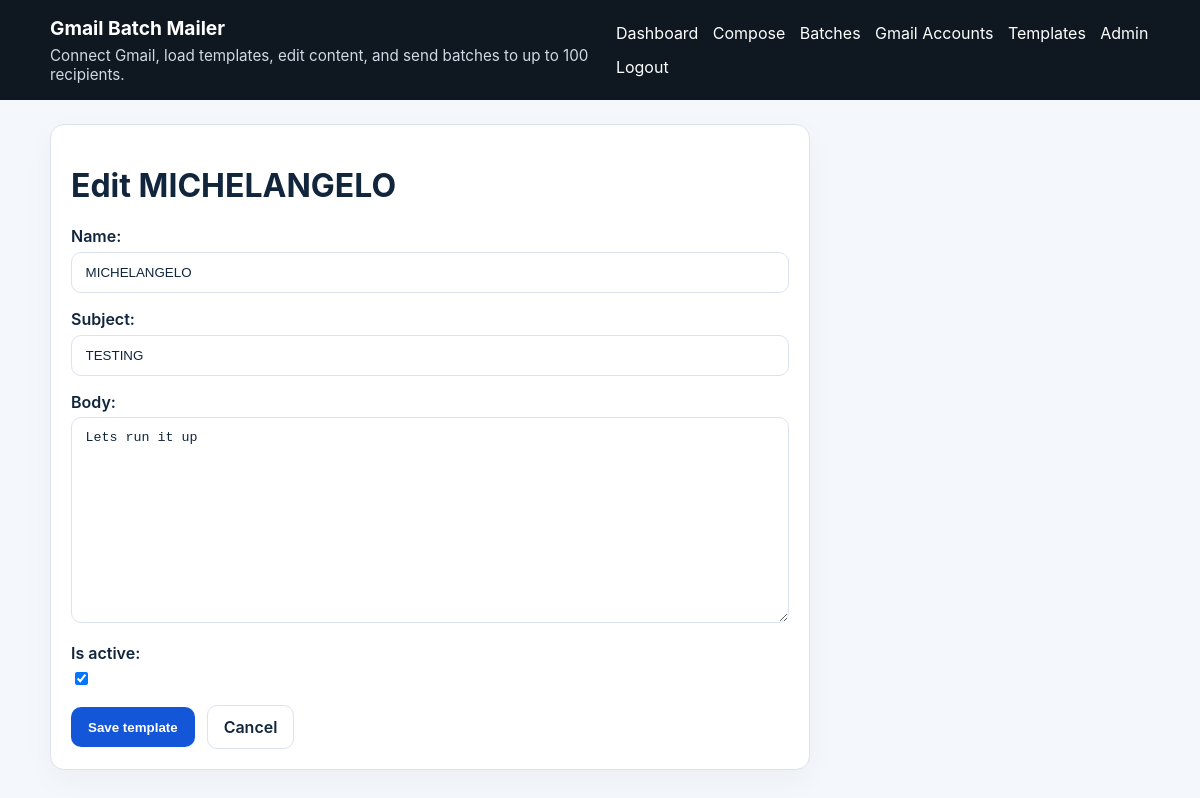
Screenshot of /templates/3/edit/ (signed in) with the database file from the repository.
### mailer/models.py (models this page shows, shortened)
class EmailTemplate(models.Model):
    name = models.CharField(max_length=150, unique=True)
    subject = models.CharField(max_length=255)
    body = models.TextField()
    is_active = models.BooleanField(default=True)
    is_shared = models.BooleanField(default=False)
    created_by = models.ForeignKey(
        User,
        null=True,
        blank=True,
        on_delete=models.SET_NULL,
        related_name="created_templates",
    )
    updated_by = models.ForeignKey(
        User,
        null=True,
        blank=True,
        on_delete=models.SET_NULL,
        related_name="updated_templates",
    )
    created_at = models.DateTimeField(auto_now_add=True)
    updated_at = models.DateTimeField(auto_now=True)
    class Meta:
        ordering = ["name"]

### mailer/views.py (the view)
# urls.py: path("templates/<int:pk>/edit/", views.template_update, name="template_update"),
@login_required
@user_passes_test(is_admin)
def template_update(request: HttpRequest, pk: int) -> HttpResponse:
    template = get_object_or_404(EmailTemplate, pk=pk)
    if request.method == "POST":
        form = EmailTemplateForm(request.POST, instance=template)
        if form.is_valid():
            template = form.save(commit=False)
            template.updated_by = request.user
            template.save()
            log_action(request.user, "template.updated", str(template.pk), {"name": template.name})
            messages.success(request, "Template updated.")
            return redirect("template_list")
    else:
        form = EmailTemplateForm(instance=template)
    return render(request, "mailer/template_form.html", {"form": form, "title": f"Edit {template.name}"})

### mailer/forms.py
class EmailTemplateForm(forms.ModelForm):
    class Meta:
        model = EmailTemplate
        fields = ["name", "subject", "body", "is_active"]
        widgets = {
            "body": forms.Textarea(attrs={"rows": 12}),
        }

### mailer/context_processors.py (called while the page is built)
def app_settings(_request):
    return {"app_name": settings.APP_NAME}

### mailer/views.py (called while the page is built)
def is_admin(user) -> bool:
    return user.is_authenticated and user.is_staff

### templates/mailer/template_form.html (shortened to what this page needs)
{% extends 'base.html' %}
{% block content %}
<div class="card narrow-wide">
    <h1>{{ title }}</h1>
    <form method="post" class="stacked-form">
        {{ form.as_p }}
        <div class="button-row">
            <button class="button" type="submit">Save template</button>
            <a class="button secondary" href="{% url 'template_list' %}">Cancel</a>
        </div>
    </form>
</div>
{% endblock %}

### static/mailer/styles.css (style rules this page uses)
:root { --bg: #f4f7fb; --card: #ffffff; --text: #11263c; --muted: #5d6f82; --primary: #1456d8; --primary-hover: #0f46b4; --border: #dbe4ee; --success: #e9f9ef; --warning: #fff9e8; --error: #fdecec; }
* { box-sizing: border-box; }
body { margin: 0; font-family: Inter, Arial, sans-serif; background: var(--bg); color: var(--text); }
a { color: var(--primary); text-decoration: none; }
.card { background: var(--card); border: 1px solid var(--border); border-radius: 14px; padding: 1.25rem; box-shadow: 0 10px 30px rgba(20, 40, 60, 0.04); }
.narrow-wide { max-width: 760px; }
.button-row { display: flex; gap: 0.75rem; align-items: center; flex-wrap: wrap; }
.button, button.button, .button.secondary, .button.danger { display: inline-flex; align-items: center; justify-content: center; border-radius: 10px; border: 1px solid transparent; padding: 0.7rem 1rem; font-weight: 600; cursor: pointer; text-decoration: none; }
.button, button.button { background: var(--primary); color: #fff; }
.button.secondary { background: #fff; color: var(--text); border-color: var(--border); }
.stacked-form p { margin: 0 0 1rem; }
.stacked-form label { display: block; margin-bottom: 0.35rem; font-weight: 600; }
.stacked-form input[type="text"], .stacked-form input[type="password"], .stacked-form input[type="email"], .stacked-form textarea, .stacked-form select, .stacked-form input[type="file"] { width: 100%; border: 1px solid var(--border); border-radius: 10px; padding: 0.75rem 0.85rem; background: #fff; color: var(--text); }

### rows the page displays
EmailTemplate: name "MICHELANGELO", subject "TESTING", body "Lets run it up", is_active "☑"

### other values shown
{{ app_name|default:'Gmail Batch Mailer' }} "Gmail Batch Mailer"
{{ title }} "Edit MICHELANGELO"
